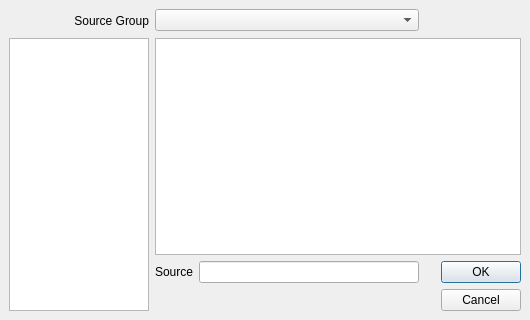
<ui version="4.0" >
 <author></author>
 <comment></comment>
 <exportmacro></exportmacro>
 <class>pqAddSourceDialog</class>
 <widget class="QDialog" name="pqAddSourceDialog" >
  <property name="geometry" >
   <rect>
    <x>0</x>
    <y>0</y>
    <width>530</width>
    <height>320</height>
   </rect>
  </property>
  <property name="windowTitle" >
   <string>Select Source</string>
  </property>
  <layout class="QGridLayout" >
   <property name="margin" >
    <number>9</number>
   </property>
   <property name="spacing" >
    <number>6</number>
   </property>
   <item row="2" column="1" colspan="2" >
    <layout class="QGridLayout" >
     <property name="margin" >
      <number>0</number>
     </property>
     <property name="spacing" >
      <number>6</number>
     </property>
     <item row="0" column="2" >
      <spacer>
       <property name="orientation" >
        <enum>Qt::Horizontal</enum>
       </property>
       <property name="sizeType" >
        <enum>QSizePolicy::Fixed</enum>
       </property>
       <property name="sizeHint" >
        <size>
         <width>16</width>
         <height>20</height>
        </size>
       </property>
      </spacer>
     </item>
     <item row="1" column="0" colspan="2" >
      <spacer>
       <property name="orientation" >
        <enum>Qt::Horizontal</enum>
       </property>
       <property name="sizeHint" >
        <size>
         <width>0</width>
         <height>20</height>
        </size>
       </property>
      </spacer>
     </item>
     <item row="0" column="1" >
      <widget class="QLineEdit" name="SourceName" >
       <property name="whatsThis" >
        <string>Used to enter the desired source name.</string>
       </property>
      </widget>
     </item>
     <item row="1" column="2" >
      <spacer>
       <property name="orientation" >
        <enum>Qt::Horizontal</enum>
       </property>
       <property name="sizeType" >
        <enum>QSizePolicy::Fixed</enum>
       </property>
       <property name="sizeHint" >
        <size>
         <width>16</width>
         <height>20</height>
        </size>
       </property>
      </spacer>
     </item>
     <item row="0" column="0" >
      <widget class="QLabel" name="SourceLabel" >
       <property name="text" >
        <string>Source</string>
       </property>
      </widget>
     </item>
     <item row="1" column="3" >
      <widget class="QPushButton" name="CancelButton" >
       <property name="text" >
        <string>Cancel</string>
       </property>
      </widget>
     </item>
     <item row="0" column="3" >
      <widget class="QPushButton" name="OkButton" >
       <property name="text" >
        <string>OK</string>
       </property>
       <property name="default" >
        <bool>true</bool>
       </property>
      </widget>
     </item>
    </layout>
   </item>
   <item row="0" column="1" >
    <widget class="QComboBox" name="SourceGroup" >
     <property name="whatsThis" >
      <string>Lists the source groups.</string>
     </property>
    </widget>
   </item>
   <item row="0" column="2" >
    <layout class="QHBoxLayout" >
     <property name="margin" >
      <number>0</number>
     </property>
     <property name="spacing" >
      <number>0</number>
     </property>
     <item>
      <widget class="QToolButton" name="BackButton" >
       <property name="toolTip" >
        <string>Back</string>
       </property>
       <property name="text" >
        <string/>
       </property>
       <property name="icon" >
        <iconset resource="../pqResources.qrc" >:/pqWidgets/Icons/pqBack16.png</iconset>
       </property>
       <property name="autoRaise" >
        <bool>true</bool>
       </property>
      </widget>
     </item>
     <item>
      <widget class="QToolButton" name="UpButton" >
       <property name="toolTip" >
        <string>Up One Level</string>
       </property>
       <property name="text" >
        <string/>
       </property>
       <property name="icon" >
        <iconset resource="../pqResources.qrc" >:/pqWidgets/Icons/pqFolderUp16.png</iconset>
       </property>
       <property name="autoRaise" >
        <bool>true</bool>
       </property>
      </widget>
     </item>
     <item>
      <widget class="QToolButton" name="NewFolderButton" >
       <property name="toolTip" >
        <string>Create New Group</string>
       </property>
       <property name="text" >
        <string/>
       </property>
       <property name="icon" >
        <iconset resource="../pqResources.qrc" >:/pqWidgets/Icons/pqFolderNew16.png</iconset>
       </property>
       <property name="autoRaise" >
        <bool>true</bool>
       </property>
      </widget>
     </item>
     <item>
      <widget class="QToolButton" name="AddToFavoritesButton" >
       <property name="toolTip" >
        <string>Add To Favorites</string>
       </property>
       <property name="text" >
        <string/>
       </property>
       <property name="icon" >
        <iconset resource="../pqResources.qrc" >:/pqWidgets/Icons/pqAddFavorites16.png</iconset>
       </property>
       <property name="autoRaise" >
        <bool>true</bool>
       </property>
      </widget>
     </item>
    </layout>
   </item>
   <item row="0" column="0" >
    <widget class="QLabel" name="SourceGroupLabel" >
     <property name="text" >
      <string>Source Group</string>
     </property>
     <property name="alignment" >
      <set>Qt::AlignRight|Qt::AlignTrailing|Qt::AlignVCenter</set>
     </property>
    </widget>
   </item>
   <item row="1" column="1" colspan="2" >
    <widget class="QListView" name="SourceList" >
     <property name="whatsThis" >
      <string>Displays the sources in the currently selected group.</string>
     </property>
     <property name="isWrapping" stdset="0" >
      <bool>true</bool>
     </property>
     <property name="resizeMode" >
      <enum>QListView::Adjust</enum>
     </property>
    </widget>
   </item>
   <item rowspan="2" row="1" column="0" >
    <widget class="QListView" name="SourceHistory" >
     <property name="sizePolicy" >
      <sizepolicy>
       <hsizetype>0</hsizetype>
       <vsizetype>7</vsizetype>
       <horstretch>0</horstretch>
       <verstretch>0</verstretch>
      </sizepolicy>
     </property>
     <property name="maximumSize" >
      <size>
       <width>140</width>
       <height>16777215</height>
      </size>
     </property>
     <property name="whatsThis" >
      <string>Displays the most recently selected sources.</string>
     </property>
    </widget>
   </item>
  </layout>
 </widget>
 <pixmapfunction></pixmapfunction>
 <tabstops>
  <tabstop>SourceName</tabstop>
  <tabstop>OkButton</tabstop>
  <tabstop>CancelButton</tabstop>
  <tabstop>SourceList</tabstop>
  <tabstop>SourceGroup</tabstop>
  <tabstop>BackButton</tabstop>
  <tabstop>UpButton</tabstop>
  <tabstop>NewFolderButton</tabstop>
  <tabstop>AddToFavoritesButton</tabstop>
  <tabstop>SourceHistory</tabstop>
 </tabstops>
 <resources>
  <include location="../pqResources.qrc" />
 </resources>
 <connections/>
</ui>
